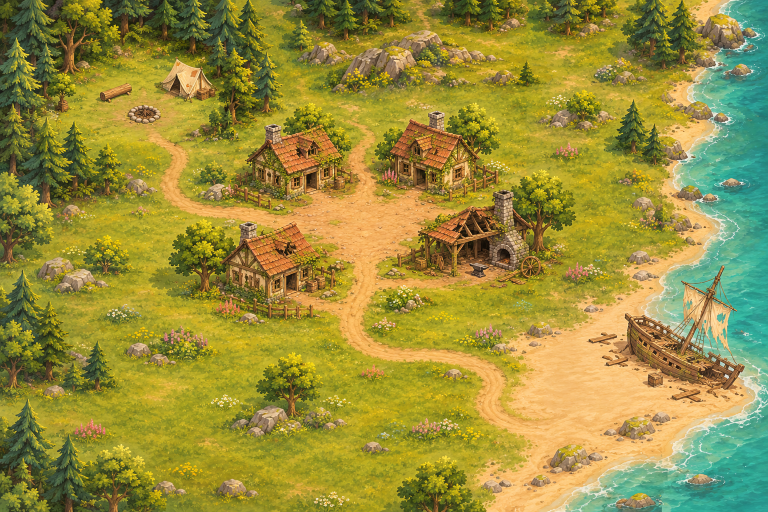
#> input picture assets/world/wildhaven.png, 1536 x 1024 px (shown at 1/2 size)
$ python make-standin-art.py
#> lines starting #> are read from the running program, lines starting #| are printed output that depends on the picture
"""Cuts STAND-IN sprite-map source art out of the original painting (assets/world/wildhaven.png).

Writes assets/world/source/{grass,dirt,sand,water}.png (256px seamless ground textures) and
objects/<name>.png (one sprite per world object, soft-edged). These are placeholders: replace any file
with properly generated art of the same name, then run tools/build-map.py. Do not re-run this
script afterwards or it will overwrite the replacements.
"""
import os
import numpy as np
from PIL import Image, ImageFilter

ROOT = os.path.join(os.path.dirname(__file__), '..', 'assets', 'world')
OUT = os.path.join(ROOT, 'source'); os.makedirs(os.path.join(OUT, 'objects'), exist_ok=True)
src = Image.open(os.path.join(ROOT, 'wildhaven.png')).convert('RGB')
#> src is the input picture: PIL image 1536x1024 RGB; mean R, G, B 153.6, 143.1, 61.3

# Hunts through the painting for the plainest 64x64 square of one kind of ground.
# `test(r, g, b)` gets a square's average colour and says whether it looks like the ground we
# want (for example, green enough to be grass). Of the squares that pass, the one with the
# least colour change inside it wins, because a smooth patch makes a better repeating texture.
# Returns that square's top-left corner as (x, y).
def flattest(test):
    a = np.asarray(src).astype(float); best = None
    for y in range(0, src.height - 64, 8):
        for x in range(0, src.width - 64, 8):
            p = a[y:y+64, x:x+64]
            if test(*p.mean(axis=(0, 1))):
                s = p.std(axis=(0, 1)).sum()
                if best is None or s < best[0]: best = (s, x, y)
#> after the loop, best = (27.87, 352, 800)
    return best[1:]

GROUND = {
    'grass': flattest(lambda r, g, b: 142 < r < 190 and g > 152 and b < 90),
    'dirt': (700, 404), 'sand': (1084, 726),
    'water': flattest(lambda r, g, b: b > 150 and g > 150 and r < 90),
}
#> GROUND = {'grass': (352, 800), 'dirt': (700, 404), 'sand': (1084, 726), 'water': (1464, 552)}
for name, (x, y) in GROUND.items():
    t = src.crop((x, y, x + 64, y + 64)); tile = Image.new('RGB', (128, 128))
    tile.paste(t, (0, 0)); tile.paste(t.transpose(Image.FLIP_LEFT_RIGHT), (64, 0))
    tile.paste(t.transpose(Image.FLIP_TOP_BOTTOM), (0, 64)); tile.paste(t.transpose(Image.ROTATE_180), (64, 64))
    tile.resize((256, 256), Image.LANCZOS).save(os.path.join(OUT, f'{name}.png'))
#> this loop made 4 passes
#> pass 1, `tile.resize((256, 256), Image.LANCZOS).save(os.path.join(OUT, f'{name}..`:
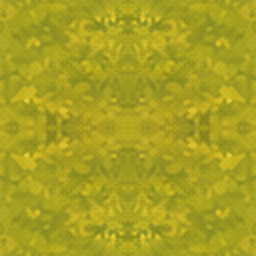
#> saved as grass.png: PIL image 256x256 RGB; mean R, G, B 167.2, 159.6, 33.6
#> after the loop:
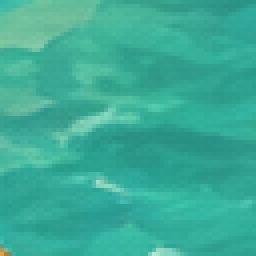
#> t: PIL image 64x64 RGB (shown 4 times larger); mean R, G, B 59, 171.8, 151
#> after the loop:
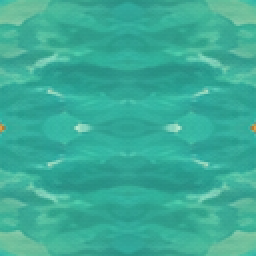
#> tile: PIL image 128x128 RGB (shown 2 times larger); mean R, G, B 59, 171.8, 151

# name: box in the painting. Sprites are stored at 2x so one sprite pixel is one world unit.
OBJECTS = {
    'tent': (312, 110, 438, 202), 'log': (194, 162, 270, 208), 'campfire': (250, 204, 326, 252),
    'house-a': (486, 236, 704, 404), 'house-b': (766, 220, 1004, 398), 'house-c': (436, 436, 664, 614),
    'workshop': (796, 376, 1094, 566), 'ship': (1240, 524, 1506, 786),
    'pines': (1226, 192, 1338, 328), 'oak': (505, 698, 652, 838), 'big-oak': (338, 432, 474, 592),
    'pine': (160, 672, 236, 776), 'rocks-a': (72, 510, 218, 594), 'rocks-b': (452, 806, 584, 874),
    'beach-rock': (1232, 826, 1334, 888), 'flowers': (296, 646, 424, 724),
}
for name, box in OBJECTS.items():
    img = src.crop(box).resize(((box[2] - box[0]) * 2, (box[3] - box[1]) * 2), Image.LANCZOS)
    w, h = img.size; pad = min(36, min(w, h) // 6)
    m = Image.new('L', (w, h), 0); m.paste(255, (pad, pad, w - pad, h - pad))
    m = m.filter(ImageFilter.GaussianBlur(pad / 2.2))
    img.putalpha(m); img.save(os.path.join(OUT, 'objects', f'{name}.png'))
#> this loop made 16 passes
#> pass 1, `img.putalpha(m)`:
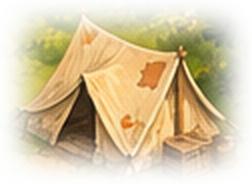
#> saved as tent.png: PIL image 252x184 RGBA; mean R, G, B, A 158, 135.4, 62.1, 130.8; transparent parts drawn white
#> after the loop:
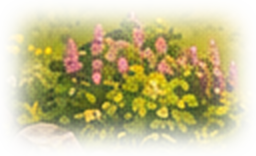
#> img: PIL image 256x156 RGBA; mean R, G, B, A 155.9, 142.4, 48.5, 135.4; transparent parts drawn white
#> after the loop:
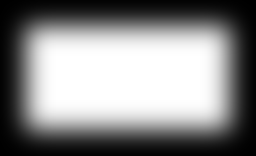
#> m: PIL image 256x156 L; min 0, max 255, mean 135.4

# contact sheet for eyeballing the crops
sheet = Image.new('RGB', (1600, 1300), (150, 160, 62)); x = y = rowh = 0
for name in list(GROUND) + list(OBJECTS):
    p = os.path.join(OUT, f'{name}.png') if name in GROUND else os.path.join(OUT, 'objects', f'{name}.png')
    im = Image.open(p).convert('RGBA'); im.thumbnail((380, 300))
    if x + im.width > 1600: x = 0; y += rowh + 6; rowh = 0
    sheet.paste(im, (x, y), im); x += im.width + 6; rowh = max(rowh, im.height)
#> after `sheet.paste(im, (x, y), im)`:
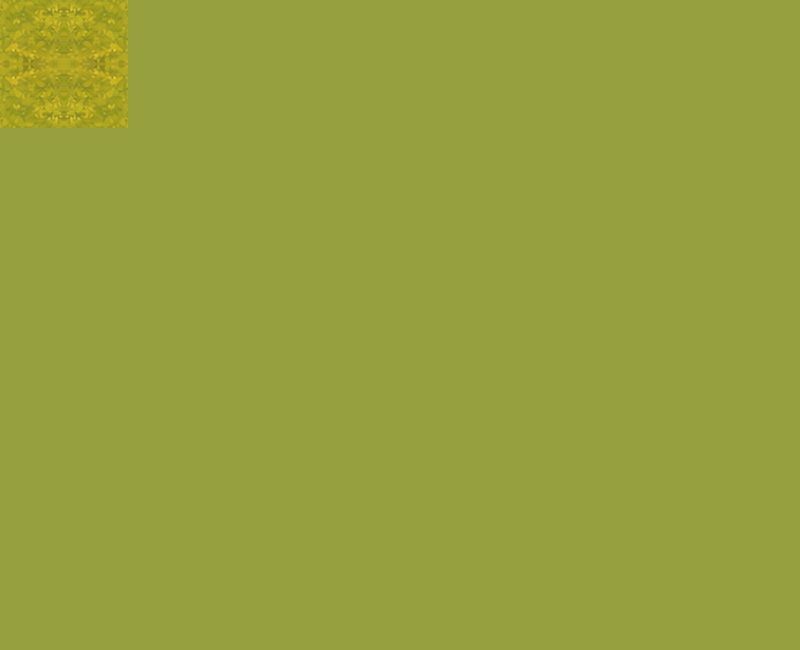
#> sheet: PIL image 1600x1300 RGB (shown at 1/2 size); mean R, G, B 150.5, 160, 61.1
#> after `x += im.width + 6`: x = 262
#> after `rowh = max(rowh, im.height)`: rowh = 256
#> (the run stopped early here; a loop or call above may not have finished)
